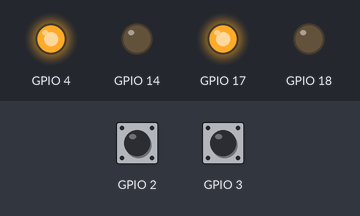
A program run on a simulated Raspberry Pi (BCM pin numbers). Shown: output pins drawn as LEDs (lit = HIGH). The test bench sets the inputs (shaded band); at power-on: GPIO 2 HIGH, GPIO 3 HIGH.

Above: at 1.2 s.
1.3 s: GPIO 2 pulled LOW for 0.15 s
At 1.37 s:
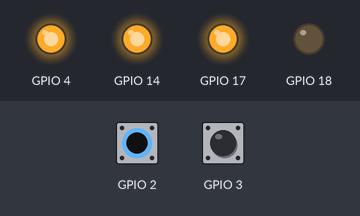
2.9 s: GPIO 3 pulled LOW for 0.15 s
At 2.97 s:
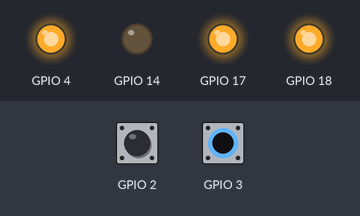
4.5 s: GPIO 3 pulled LOW for 3.2 s
At 8.1 s:
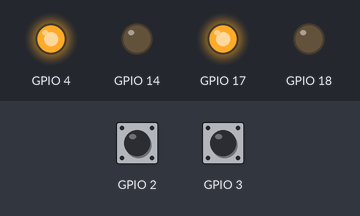
9.2 s: GPIO 2 pulled LOW for 3.2 s
At 10.2 s:
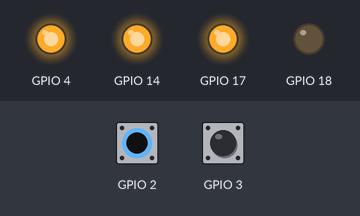
13.9 s: GPIO 2 driven LOW and GPIO 3 driven LOW
At 15.2 s:
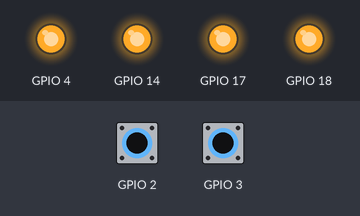
Timing chart, 0 to 16.4 s (numbered marks = the images above; inputs shaded):
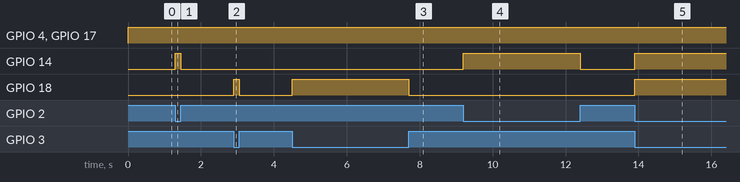

Measured:
- after the input at 1.3 s, GPIO 14: LOW → HIGH at once, → LOW 0.15 s later
- after the input at 2.9 s, GPIO 18: LOW → HIGH at once, → LOW 0.15 s later
- after the input at 4.5 s, GPIO 18: LOW → HIGH at once, → LOW 3.2 s later
- after the input at 9.2 s, GPIO 14: LOW → HIGH at once, → LOW 3.2 s later
- after the input at 13.9 s, GPIO 14, GPIO 18: LOW → HIGH at once

The program:

python.py
```python
#!/usr/bin/python
#-------------------------https://circuitdigest.com/microcontroller-projects/raspberry-pi-line-follower-robot


import RPi.GPIO as IO
import time
IO.setwarnings(False)
IO.setmode(IO.BCM)

IO.setup(2,IO.IN) #GPIO 2 -> Left IR out
IO.setup(3,IO.IN) #GPIO 3 -> Right IR out

IO.setup(4,IO.OUT) #GPIO 4 -> Motor 1 terminal A
IO.setup(14,IO.OUT) #GPIO 14 -> Motor 1 terminal B

IO.setup(17,IO.OUT) #GPIO 17 -> Motor Left terminal A
IO.setup(18,IO.OUT) #GPIO 18 -> Motor Left terminal B

while 1:


    if(IO.input(2)==True and IO.input(3)==True): #both while move forward
        IO.output(4,True) #1A+
        IO.output(14,False) #1B-

        IO.output(17,True) #2A+
        IO.output(18,False) #2B-

    elif(IO.input(2)==False and IO.input(3)==True): #turn right
        IO.output(4,True) #1A+
        IO.output(14,True) #1B-

        IO.output(17,True) #2A+
        IO.output(18,False) #2B-

    elif(IO.input(2)==True and IO.input(3)==False): #turn left
        IO.output(4,True) #1A+
        IO.output(14,False) #1B-

        IO.output(17,True) #2A+
        IO.output(18,True) #2B-

    else:  #stay still
        IO.output(4,True) #1A+
        IO.output(14,True) #1B-

        IO.output(17,True) #2A+
        IO.output(18,True) #2B-
```
